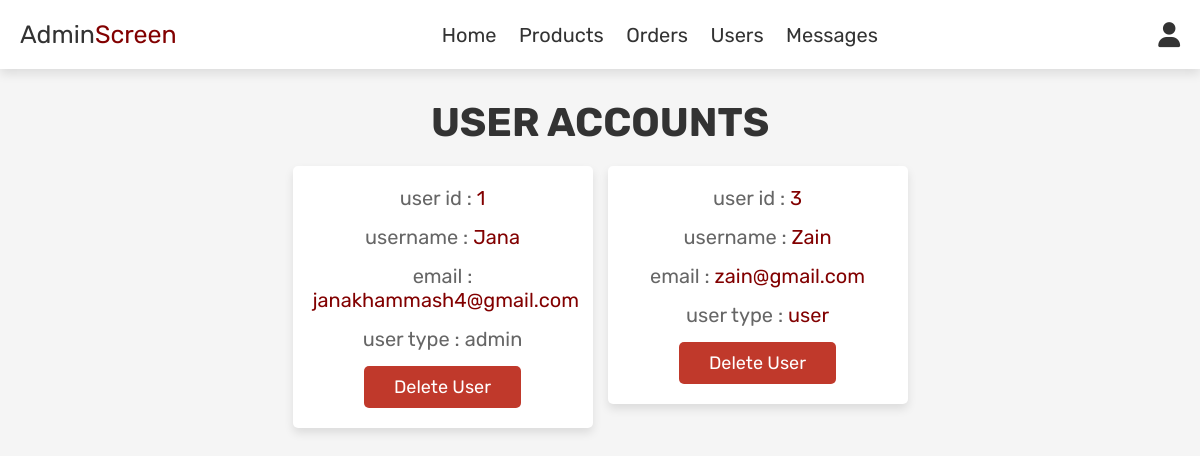
/admin_users.php (signed in), run on the app's committed database.
### tables this page shows
CREATE TABLE `users` (
  `id` int(100) NOT NULL,
  `name` varchar(100) NOT NULL,
  `email` varchar(100) NOT NULL,
  `password` varchar(100) NOT NULL,
  `user_type` varchar(20) NOT NULL DEFAULT 'user'
);

### admin_users.php (the view, shortened to what this page needs)
<?php
$conn = mysqli_connect('localhost','root','','shop_db') or die('connection failed');
?>
<!DOCTYPE html>
<html lang="en">
<head>
    <link rel="stylesheet" href="https://cdnjs.cloudflare.com/ajax/libs/font-awesome/6.0.0/css/all.min.css">
    <link rel="stylesheet" href="admin_style.css">
</head>
<body>
<?php include 'admin_header.php'; ?>
<section class="users">
    <h1 class="title"> user accounts </h1>
    <div class="box-container">
        <?php
        $select_users = mysqli_query($conn, "SELECT * FROM `users`") or die('query failed');
        while($fetch_users = mysqli_fetch_assoc($select_users)){
            ?>
            <div class="box">
                <p> user id : <span><?php echo $fetch_users['id']; ?></span> </p>
                <p> username : <span><?php echo $fetch_users['name']; ?></span> </p>
                <p> email : <span><?php echo $fetch_users['email']; ?></span> </p>
                <p> user type : <span style="color:<?php if($fetch_users['user_type'] == 'admin'){ echo 'var(--orange)'; } ?>"><?php echo $fetch_users['user_type']; ?></span> </p>
                <a href="admin_users.php?delete=<?php echo $fetch_users['id']; ?>" onclick="return confirm('delete this user?');" class="delete-btn">delete user</a>
            </div>
            <?php
        };
        ?>
    </div>
</section>
</body>
</html>

### admin_style.css (style rules this page uses)
:root { --maroon:#820000; --red:#c0392b; --golden:#f39c12; --gray:#99A98F; --black:#333; --white:#fff; --light-color:#666; --light-white:#ccc; --light-bg:#f5f5f5; --border:.1rem solid var(--black); --box-shadow:0 .5rem 1rem rgba(0,0,0,.1); }
* { font-family: 'Rubik', sans-serif; margin:0; padding:0; box-sizing: border-box; outline: none; border:none; text-decoration: none; transition:all .2s linear; }
html { font-size: 62.5%; overflow-x: hidden; }
body { background-color: var(--light-bg); }
section { padding:3rem 2rem; }
.title { text-align: center; margin-bottom: 2rem; text-transform: uppercase; color:var(--black); font-size: 4rem; }
.btn, .option-btn, .delete-btn, .white-btn { display: inline-block; margin-top: 1rem; padding:1rem 3rem; cursor: pointer; color:var(--white); font-size: 1.8rem; border-radius: .5rem; text-transform: capitalize; }
.delete-btn { background-color: var(--red); }
.users .box-container { display: grid; grid-template-columns: repeat(auto-fit, 30rem); justify-content: center; gap:1.5rem; max-width: 1200px; margin:0 auto; align-items: flex-start; }
.users .box-container .box { background-color: var(--white); padding:2rem; box-shadow: var(--box-shadow); border-radius: .5rem; text-align: center; }
.users .box-container .box p { padding-bottom: 1.5rem; font-size: 2rem; color:var(--light-color); }
.users .box-container .box p span { color:var(--maroon); }
.users .box-container .box .delete-btn { margin-top: 0; }

### data on the page
users: id "1", name "Jana", email "janakhammash4@gmail.com", user_type "admin"
users: id "3", name "Zain", email "zain@gmail.com", user_type "user"
